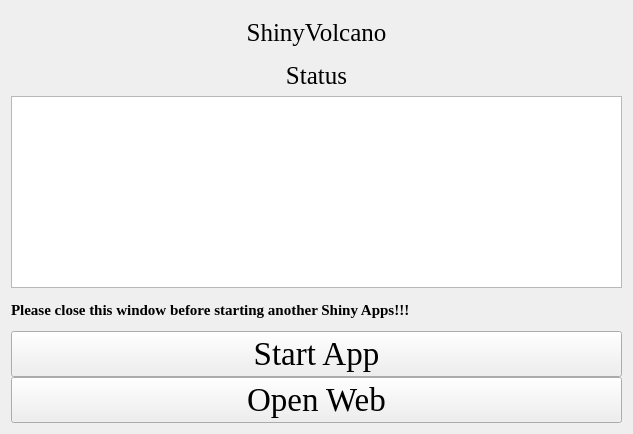
<?xml version="1.0" encoding="UTF-8"?>
<ui version="4.0">
 <class>Form</class>
 <widget class="QWidget" name="Form">
  <property name="geometry">
   <rect>
    <x>0</x>
    <y>0</y>
    <width>633</width>
    <height>434</height>
   </rect>
  </property>
  <property name="windowTitle">
   <string>Form</string>
  </property>
  <property name="styleSheet">
   <string notr="true">background-image: url(D:/tools/Pycharm/pyqt/logo/green_back.png);</string>
  </property>
  <layout class="QGridLayout" name="gridLayout_4">
   <property name="verticalSpacing">
    <number>0</number>
   </property>
   <item row="0" column="0">
    <layout class="QGridLayout" name="gridLayout_5">
     <property name="verticalSpacing">
      <number>0</number>
     </property>
     <item row="0" column="0" colspan="3">
      <widget class="QLabel" name="label">
       <property name="font">
        <font>
         <family>Times New Roman</family>
         <pointsize>19</pointsize>
        </font>
       </property>
       <property name="text">
        <string>ShinyVolcano</string>
       </property>
       <property name="alignment">
        <set>Qt::AlignCenter</set>
       </property>
      </widget>
     </item>
     <item row="3" column="0" colspan="3">
      <widget class="QLabel" name="label_4">
       <property name="font">
        <font>
         <family>Times New Roman</family>
         <pointsize>19</pointsize>
        </font>
       </property>
       <property name="text">
        <string>Status</string>
       </property>
       <property name="alignment">
        <set>Qt::AlignCenter</set>
       </property>
      </widget>
     </item>
     <item row="5" column="0" rowspan="2" colspan="3">
      <widget class="QTextBrowser" name="textBrowser">
       <property name="styleSheet">
        <string notr="true">background-image: url(D:/Documents/Desktop/white.png)</string>
       </property>
      </widget>
     </item>
     <item row="7" column="0" colspan="3">
      <widget class="QLabel" name="label_3">
       <property name="font">
        <font>
         <family>Times New Roman</family>
         <pointsize>11</pointsize>
         <weight>75</weight>
         <bold>true</bold>
        </font>
       </property>
       <property name="text">
        <string>Please close this window before starting another Shiny Apps!!!</string>
       </property>
      </widget>
     </item>
     <item row="8" column="0" colspan="3">
      <widget class="QPushButton" name="pushButton">
       <property name="font">
        <font>
         <family>Times New Roman</family>
         <pointsize>25</pointsize>
        </font>
       </property>
       <property name="text">
        <string>Start App</string>
       </property>
      </widget>
     </item>
     <item row="9" column="0" colspan="3">
      <widget class="QPushButton" name="pushButton_2">
       <property name="font">
        <font>
         <family>Times New Roman</family>
         <pointsize>25</pointsize>
        </font>
       </property>
       <property name="text">
        <string>Open Web</string>
       </property>
      </widget>
     </item>
    </layout>
   </item>
  </layout>
 </widget>
 <resources/>
 <connections/>
</ui>
